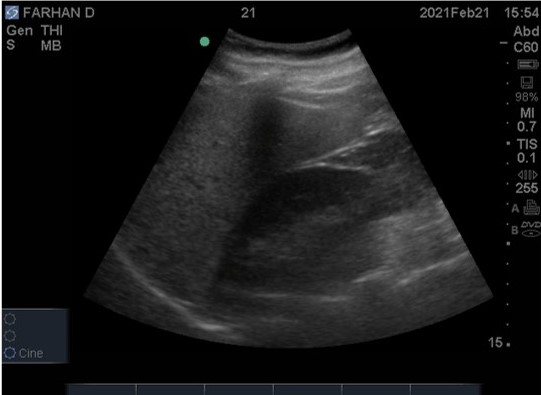
%> input picture doctor/liv/11_copy.jpg, 541 x 395 px
$ octave Crop.m   (GNU Octave 9; MATLAB toolbox functions it lacks are replaced by stand-ins)
%> lines starting %> are read from the running program, lines starting %| are printed output that depends on the picture
%Trial
im = imread('11_copy.jpg')
%> im is the input picture: size 395x541x3 uint8; mean R, G, B 23.8, 24.1, 24.5
%image(im)
%f1 = figure;
width = 256;
height = 256;
imResized = imresize(im, [height width])
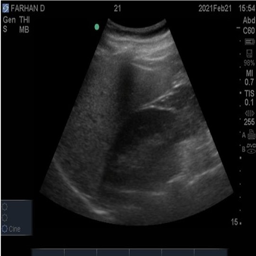
%> imResized: size 256x256x3 uint8; mean R, G, B 23.8, 24.1, 24.5
imshow(imResized)
size1 = size(imResized)
%> size1 = [256 256 3]
f2 = figure;
imCropped = imResized(15:234, 35:237)
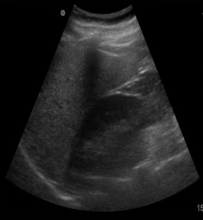
%> imCropped: size 220x203 uint8; min 0, max 169, mean 28.7
imshow(imCropped)

$ run again, with doctor/liv/1.jpg copied over doctor/liv/11_copy.jpg
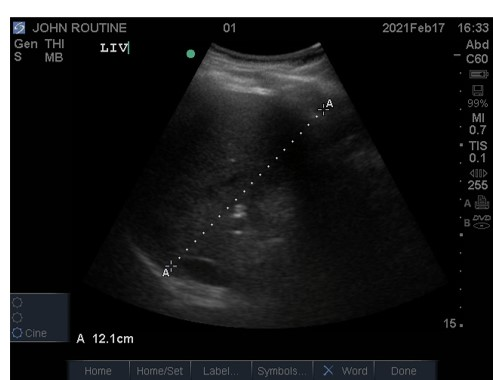
%> input picture doctor/liv/1.jpg, 493 x 380 px
%> im is the input picture: size 380x493x3 uint8; mean R, G, B 30.1, 30.5, 31
%> `imResized = imresize(im, [height width])`:
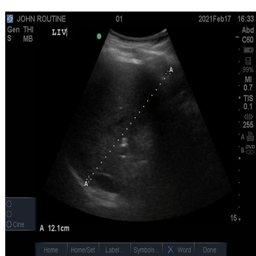
%> imResized: size 256x256x3 uint8; mean R, G, B 30.1, 30.5, 31
%> `imCropped = imResized(15:234, 35:237)`:
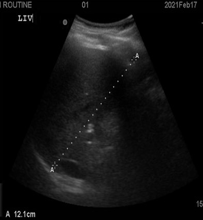
%> imCropped: size 220x203 uint8; min 0, max 193, mean 15.4

$ run again, with doctor/liv/10.jpg copied over doctor/liv/11_copy.jpg
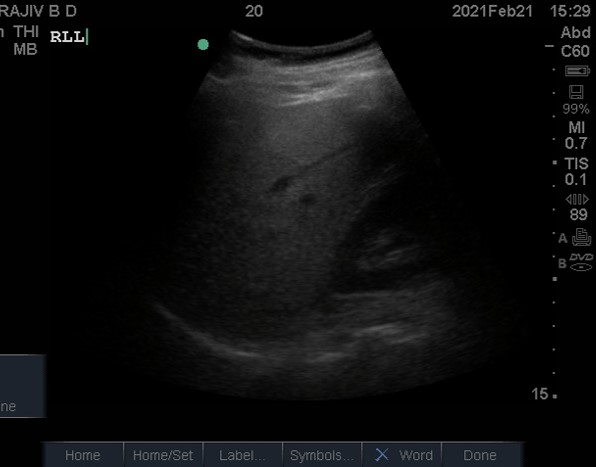
%> input picture doctor/liv/10.jpg, 596 x 467 px
%> im is the input picture: size 467x596x3 uint8; mean R, G, B 12.9, 13.2, 13.6
%> `imResized = imresize(im, [height width])`:
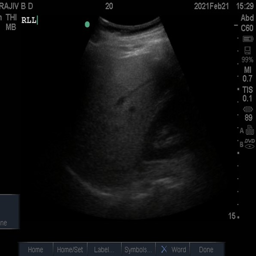
%> imResized: size 256x256x3 uint8; mean R, G, B 12.9, 13.2, 13.7
%> `imCropped = imResized(15:234, 35:237)`:
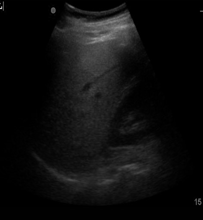
%> imCropped: size 220x203 uint8; min 0, max 191, mean 13.7

$ run again, with doctor/liv/11.jpg copied over doctor/liv/11_copy.jpg
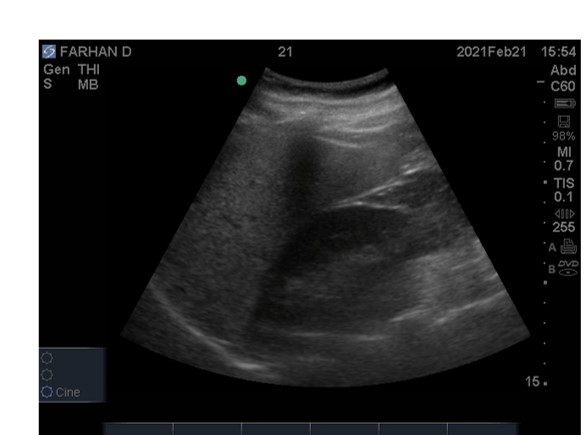
%> input picture doctor/liv/11.jpg, 588 x 435 px
%> im is the input picture: size 435x588x3 uint8; mean R, G, B 60.2, 60.5, 60.8
%> `imResized = imresize(im, [height width])`:
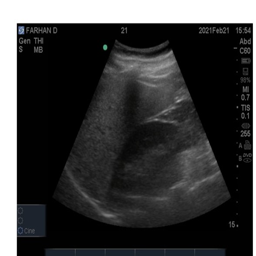
%> imResized: size 256x256x3 uint8; mean R, G, B 60.2, 60.5, 60.8
%> `imCropped = imResized(15:234, 35:237)`:
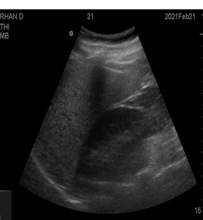
%> imCropped: size 220x203 uint8; min 0, max 255, mean 35.7
